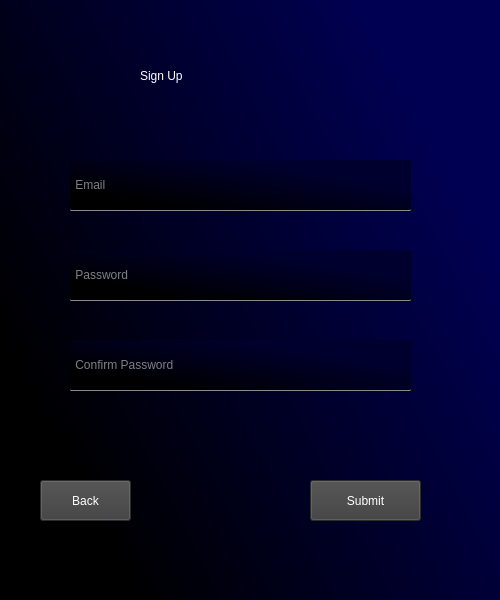
<?xml version="1.0" encoding="UTF-8"?>
<ui version="4.0">
 <class>Form</class>
 <widget class="QWidget" name="Form">
  <property name="geometry">
   <rect>
    <x>0</x>
    <y>0</y>
    <width>500</width>
    <height>600</height>
   </rect>
  </property>
  <property name="windowTitle">
   <string>Form</string>
  </property>
  <widget class="QWidget" name="widget" native="true">
   <property name="geometry">
    <rect>
     <x>0</x>
     <y>0</y>
     <width>500</width>
     <height>600</height>
    </rect>
   </property>
   <widget class="QLabel" name="label">
    <property name="geometry">
     <rect>
      <x>0</x>
      <y>0</y>
      <width>500</width>
      <height>600</height>
     </rect>
    </property>
    <property name="styleSheet">
     <string notr="true">background-color: qlineargradient(spread:pad, x1:0.119318, y1:0.761, x2:0.897727, y2:0.278409, stop:0 rgba(0, 0, 0, 255), stop:1 rgba(0, 0, 82, 255));</string>
    </property>
    <property name="text">
     <string/>
    </property>
   </widget>
   <widget class="QLabel" name="label_2">
    <property name="geometry">
     <rect>
      <x>140</x>
      <y>40</y>
      <width>201</width>
      <height>71</height>
     </rect>
    </property>
    <property name="styleSheet">
     <string notr="true">font: 700 24pt &quot;Segoe UI&quot;;
color: rgb(255, 255, 255);</string>
    </property>
    <property name="text">
     <string>Sign Up</string>
    </property>
   </widget>
   <widget class="QLineEdit" name="lineEdit">
    <property name="geometry">
     <rect>
      <x>70</x>
      <y>160</y>
      <width>341</width>
      <height>51</height>
     </rect>
    </property>
    <property name="styleSheet">
     <string notr="true">background-color: qlineargradient(spread:pad, x1:0.125, y1:0.739, x2:0.732955, y2:0.238636, stop:0 rgba(0, 0, 0, 255), stop:1 rgba(0, 0, 47, 255));
border-radius : 1px;
border-bottom: 1px solid rgb(139, 139, 139);
color: rgb(255, 255, 255);</string>
    </property>
    <property name="placeholderText">
     <string> Email</string>
    </property>
   </widget>
   <widget class="QLineEdit" name="lineEdit_2">
    <property name="geometry">
     <rect>
      <x>70</x>
      <y>250</y>
      <width>341</width>
      <height>51</height>
     </rect>
    </property>
    <property name="styleSheet">
     <string notr="true">background-color: qlineargradient(spread:pad, x1:0.125, y1:0.739, x2:0.732955, y2:0.238636, stop:0 rgba(0, 0, 0, 255), stop:1 rgba(0, 0, 47, 255));
border-radius : 1px;
border-bottom: 1px solid rgb(139, 139, 139);
color: rgb(255, 255, 255);</string>
    </property>
    <property name="placeholderText">
     <string> Password</string>
    </property>
   </widget>
   <widget class="QLineEdit" name="lineEdit_3">
    <property name="geometry">
     <rect>
      <x>70</x>
      <y>340</y>
      <width>341</width>
      <height>51</height>
     </rect>
    </property>
    <property name="styleSheet">
     <string notr="true">background-color: qlineargradient(spread:pad, x1:0.125, y1:0.739, x2:0.732955, y2:0.238636, stop:0 rgba(0, 0, 0, 255), stop:1 rgba(0, 0, 47, 255));
border-radius : 1px;
border-bottom: 1px solid rgb(139, 139, 139);
color: rgb(255, 255, 255);</string>
    </property>
    <property name="placeholderText">
     <string> Confirm Password</string>
    </property>
   </widget>
   <widget class="QPushButton" name="pushButton">
    <property name="geometry">
     <rect>
      <x>310</x>
      <y>480</y>
      <width>111</width>
      <height>41</height>
     </rect>
    </property>
    <property name="styleSheet">
     <string notr="true">background-color: rgb(61, 61, 61);
color: rgb(255, 255, 255);
font: 700 11pt &quot;Segoe UI&quot;;</string>
    </property>
    <property name="text">
     <string>Submit</string>
    </property>
   </widget>
   <widget class="QLabel" name="label_3">
    <property name="geometry">
     <rect>
      <x>90</x>
      <y>420</y>
      <width>311</width>
      <height>31</height>
     </rect>
    </property>
    <property name="styleSheet">
     <string notr="true">color: rgb(252, 0, 0);
font: 700 10pt &quot;Segoe UI&quot;;</string>
    </property>
    <property name="text">
     <string/>
    </property>
   </widget>
   <widget class="QPushButton" name="pushButton_2">
    <property name="geometry">
     <rect>
      <x>40</x>
      <y>480</y>
      <width>91</width>
      <height>41</height>
     </rect>
    </property>
    <property name="cursor">
     <cursorShape>PointingHandCursor</cursorShape>
    </property>
    <property name="styleSheet">
     <string notr="true">background-color: rgb(61, 61, 61);
color: rgb(255, 255, 255);
font: 700 11pt &quot;Segoe UI&quot;;</string>
    </property>
    <property name="text">
     <string>Back</string>
    </property>
   </widget>
  </widget>
 </widget>
 <resources/>
 <connections/>
</ui>
